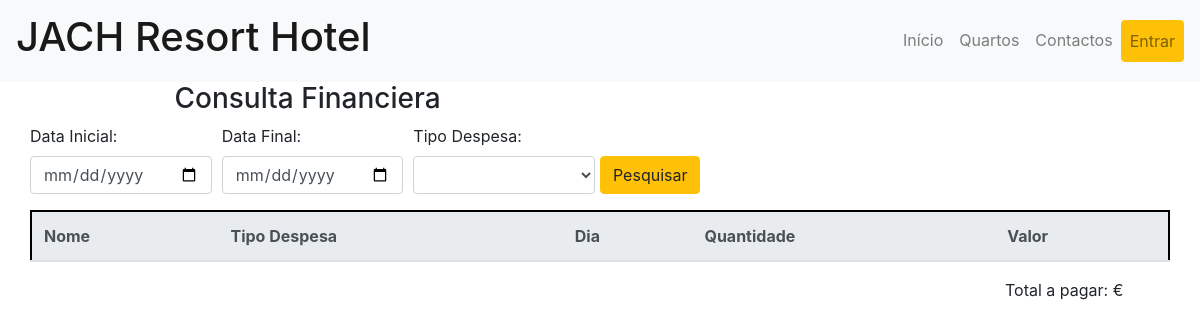
Before: /paginas/consultaFinanceira.php with the older database file.
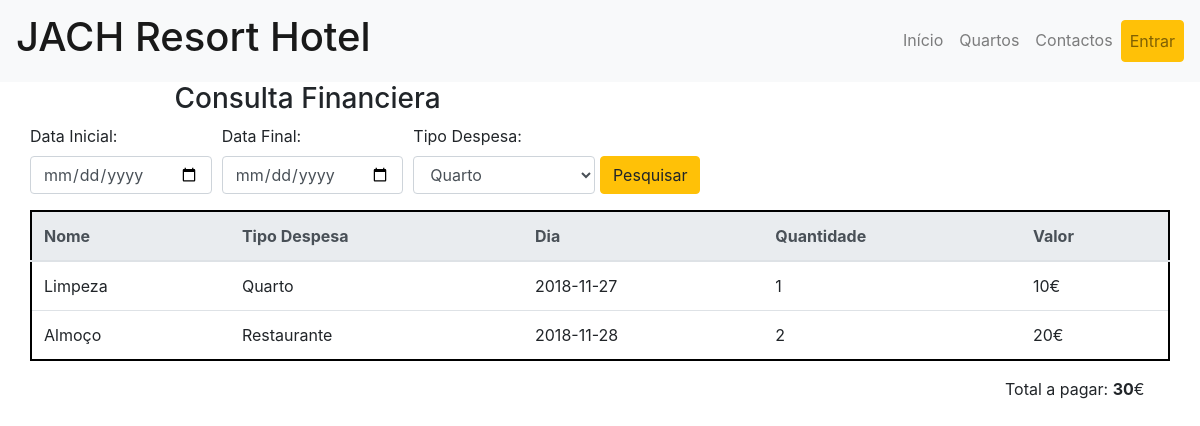
After: the same page with the newer database file.
### tables this page shows
CREATE TABLE IF NOT EXISTS `produtoAluguer` (
  `id` int(11) NOT NULL COMMENT 'Id da Transação',
  `quantidade` int(11) NOT NULL COMMENT 'Quantidade vendida do produto',
  `data` date NOT NULL COMMENT 'Data da venda do produto',
  `idAluguer` int(11) NOT NULL COMMENT 'Id do Aluguer ao qual a transação está relacionada',
  `idProduto` int(11) NOT NULL COMMENT 'Id do Produto ao qual a Transação está relacionada'
);

CREATE TABLE IF NOT EXISTS `produto` (
  `id` int(11) NOT NULL COMMENT 'Id do Produto',
  `nome` varchar(50) NOT NULL COMMENT 'Nome do Produto',
  `preco` float NOT NULL COMMENT 'Preço do Produto',
  `idSeccao` int(11) NOT NULL COMMENT 'Id da Secção à qual este produto pertence'
);

CREATE TABLE IF NOT EXISTS `seccao` (
  `id` int(11) NOT NULL COMMENT 'Id de Secção de Produtos',
  `nome` varchar(50) NOT NULL COMMENT 'Nome da Secção'
);

### paginas/consultaFinanceira.php (the view, shortened to what this page needs)
<?php
    require_once '../php/bd.php';
    $sql='SELECT * FROM seccao;';
    $result = $PDO->query($sql);
    $despesas = $result->fetchAll(PDO::FETCH_ASSOC);
    if ($_SESSION["query"] == null) {
        $sql='SELECT produto.nome as prodNome, seccao.nome as secNome, produtoAluguer.data as data, round(produto.preco * produtoAluguer.quantidade, 2) as total, produtoAluguer.quantidade as quantidade FROM produtoAluguer INNER JOIN produto ON produtoAluguer.idProduto = produto.id INNER JOIN seccao ON produto.idSeccao = seccao.id WHERE produtoAluguer.idAluguer=1;';
        $result = $PDO->query($sql);
        $res = $result->fetchAll(PDO::FETCH_ASSOC);
    }
    else{
        $res = $_SESSION["query"];
    }
?>
<?php
    require_once './parciais/head2.php';
?>
<div class="container-fluid conteudo">
    <div class="row">
        <div class="col-md-6 text-center">
            <h3>Consulta Financiera</h3>
        </div>
    </div>
    <form class="form" method="post" action="/php/consultaFinanceiraBD.php">
        <div class="form-row">
            <div class="col-md-2 form-group">
                <label for="dtnInicial">Data Inicial:</label>
                <input type="date" class="form-control" name="dtnInicial" id="dtnInicial">
            </div>
            <div class="col-md-2 form-group">
                <label for="dtnFinal">Data Final:</label>
                <input type="date" class="form-control" name="dtnFinal" id="dtnFinal">
            </div>
            <div class="col-md-2 form-group">
                <label for="tpDespesa">Tipo Despesa:</label>
                <select class="form-control" name="tpDespesa" id="tpDespesa">
                    <?php
                        foreach ($despesas as $despesa) {
                            echo '<option value="'.$despesa['id'].'">'.$despesa['nome'].'</option>';
                        }
                    ?>
                </select>
            </div>
            <div style="position: relative">
                <button type="submit" class="btn btn-warning" style="position: absolute; bottom: 0; margin-bottom: 1rem;">Pesquisar</button>
            </div>
        </div>
    </form>
    <div class="row formTable">
        <div class="col-md-12">
            <table class="table">
                <thead class="thead-light">
                <tr>
                    <th scope="col">Nome</th>
                    <th scope="col">Tipo Despesa</th>
                    <th scope="col">Dia</th>
                    <th scope="col">Quantidade</th>
                    <th scope="col">Valor</th>
                </tr>
                </thead>
                <tbody>
                    <?php
                    foreach ($res as $item) {
                        $sum += $item['total'];
                        $item['total'] = $item['total'] + 0;
                        echo '<tr>
                                    <td>' . $item['prodNome'] . '</td>
                                    <td>' . $item['secNome'] . '</td>
                                    <td>' . $item['data'] . '</td>
                                    <td>' . $item['quantidade'] . '</td>
                                    <td>' . $item['total'] . '€</td>
                               </tr>';
                    }
                    ?>
                </tbody>
            </table>
        </div>
    </div>
    <div class="row">
        <div class="col-md-2 offset-md-10">
            Total a pagar: <strong><?=$sum?></strong>€
        </div>
    </div>

### paginas/parciais/head2.php (shortened to what this page needs)
    <link rel="stylesheet" href="/css/bootstrap.min.css" type="text/css">
    <link rel="stylesheet" href="/css/style.css" type="text/css">
</head>
<body>
    <div class="container-fluid">
        <div class="row">
            <nav class="navbar navbar-expand-lg navbar-light bg-light fixed-top">
                <a class="navbar-brand" href="/"><h1 class="titulo">JACH Resort Hotel</h1></a>
                <div class="collapse navbar-collapse" id="navbarSupportedContent">
                    <ul class="navbar-nav ml-auto">
                        <li class="nav-item <?php if(($_SERVER['REQUEST_URI']=='/index.php') || ($_SERVER['REQUEST_URI']=='/')){echo 'active';} ?>">
                            <a class="nav-link" href="/">Início<span class="sr-only">(current)</span></a>
                        </li>
                        <li class="nav-item">
                            <a class="nav-link" href="/paginas/reservarQuarto.php?idTipoQuarto=1">Quartos</a>
                        </li>
                        <li class="nav-item">
                            <a class="nav-link" href="">Contactos</a>
                        </li>
                        <li class="nav-item <?php if($_SERVER['REQUEST_URI']=='/paginas/entrar.php'){echo 'active';} ?>">
                            <?php if(!isset($_SESSION['aluguerAutenticado'])){ ?>
                                    <a class="nav-link btn btn-warning" href="/paginas/entrar.php">Entrar</a>
                            <?php } else{ ?>
                                <a class="nav-link btn btn-warning" href="/php/sairBD.php">Sair</a>
                            <?php }?>
                        </li>
                    </ul>
                </div>
            </nav>
        </div>

### css/style.css (style rules this page uses)
.conteudo { margin-top: 82px; }
.formTable table { border: #000000 2px solid; }

Changed rows visible on the page:
added produtoaluguer: idProduto.nome "Limpeza", seccao.nome "Quarto", data "2018-11-27", quantidade "1", total "10"
added produtoaluguer: idProduto.nome "Almoço", seccao.nome "Restaurante", data "2018-11-28", quantidade "2", total "20"
Other visible differences:
form field tpDespesa: (not shown) → "Quarto"
$sum: (not shown) → "30"
